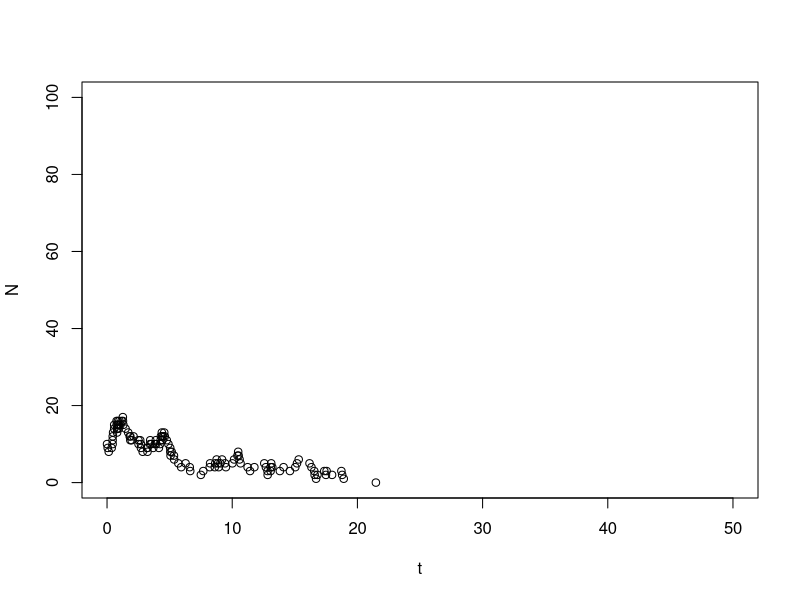

The R script that drew this image:
# Doob-Gillespie stochastic simulation
rm(list = ls())

t = 0
N = 10
b = 0.5
d = 0.45
t_max = 50
N_max = 100
plot(x=t,y=N,xlim=c(0,t_max),ylim=c(0,N_max))

while (t < t_max && N > 0 && N < N_max)
{
  dt = -log(runif(1)) / ((b + d) * N)
  p_birth = (b * N) / ((b + d) * N)
  t = t + dt
  if (runif(1) < p_birth)
  {
    N = N + 1
  } else {
    N = N - 1
  }
  #text = paste(c("t: ",t,", N:",N),collapse="")
  #print (text)
  points(t,N)
}
